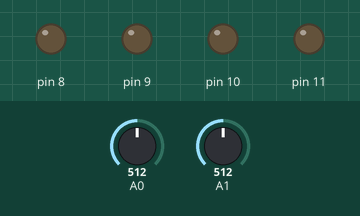
This sketch was run on a simulated Arduino Uno, built with avr-gcc and run on an emulated ATmega328P. On the bench: output pins drawn as LEDs (lit = HIGH). The test bench sets the inputs (shaded band); at power-on: A0 = 512, A1 = 512.

Above: at 1.2 s.
1.3 s: A0 set to 534
2.8 s: A0 set to 557
At 3.2 s:
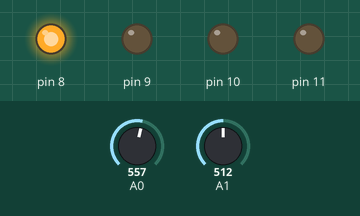
4.3 s: A0 set to 440
At 5.5 s:
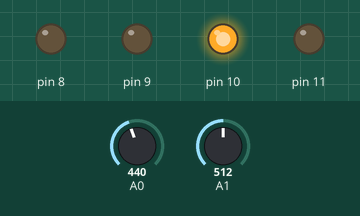
5.8 s: A0 set to 458
At 6.7 s:
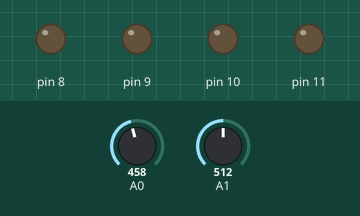
7.3 s: A1 set to 539
8.8 s: A1 set to 556
At 10.2 s:
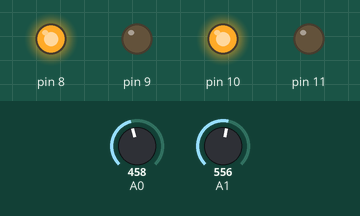
Timing chart, 0 to 11.3 s (numbered marks = the images above; inputs shaded):
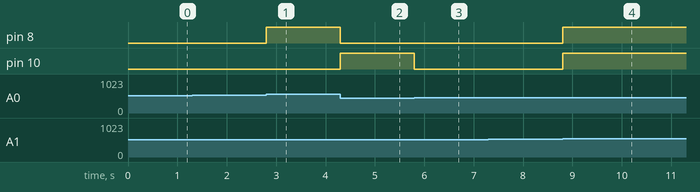

The sketch:

20-01-03_rccar_joystick.ino
```cpp
void setup() {
  for(int i=8;i<12;i++)            //8 = L+,9 = L-,10 = R+,11 = R-
  {
    pinMode(i, OUTPUT);
  }
  pinMode(A0, INPUT);             //x
  pinMode(A1, INPUT);             //y

}

void loop() {

  int x = analogRead(A0);
  int y = analogRead(A1);

  if(y >= 550 && 450<= x && x<=550)
  {
    digitalWrite(8, HIGH);
    digitalWrite(9, LOW);
    digitalWrite(10, HIGH);
    digitalWrite(11, LOW);
  }
  else if(y <= 450 && 450<= x && x<=550)
  {
    digitalWrite(8, LOW);
    digitalWrite(9, HIGH);
    digitalWrite(10, LOW);
    digitalWrite(11, HIGH);
  }
  else if(x <= 450 && 450<= y && y<= 550)
  {
    digitalWrite(8, LOW);
    digitalWrite(9, LOW);
    digitalWrite(10, HIGH);
    digitalWrite(11, LOW);
  }
  else if(x >= 550 && 450<= y && y<= 550)
  {
    digitalWrite(8, HIGH);
    digitalWrite(9, LOW);
    digitalWrite(10, LOW);
    digitalWrite(11, LOW);
  }
  else
  {
    digitalWrite(8, LOW);
    digitalWrite(9, LOW);
    digitalWrite(10, LOW);
    digitalWrite(11, LOW);
  }
}
```

Measured:
- the behaviour switches between 549 and 550 on A0 (found by bisection; images 0 and 1)
- the behaviour switches between 450 and 451 on A0 (found by bisection; images 2 and 3)
- the behaviour switches between 549 and 550 on A1 (found by bisection; images 3 and 4)
- after the input at 1.3 s, every drawn part: stays the same
- after the input at 2.8 s, pin 8: LOW → HIGH at once
- after the input at 4.3 s, pin 8: HIGH → LOW at once; pin 10: LOW → HIGH at once
- after the input at 5.8 s, pin 10: HIGH → LOW at once
- after the input at 7.3 s, every drawn part: stays the same
- after the input at 8.8 s, pin 8, pin 10: LOW → HIGH at once
